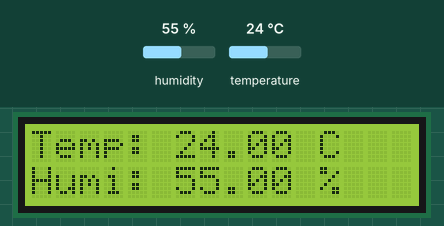
Recording of a sketch running on a simulated Arduino Mega 2560, built with avr-gcc and run on an emulated ATmega2560. On the bench: 16×2 character LCD. The test bench sets the inputs (shaded band); at power-on: humidity 55 %, temperature 24 °C. What the sketch prints to the serial monitor is not drawn.

Above: at 2.7 s.
2.8 s: humidity set to 22 %
At 5.0 s:
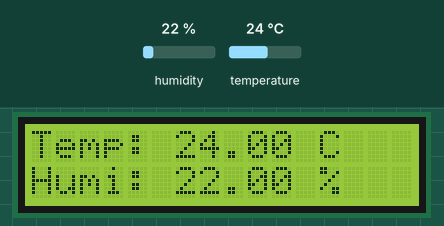
5.8 s: temperature set to 12 °C
At 6.6 s:
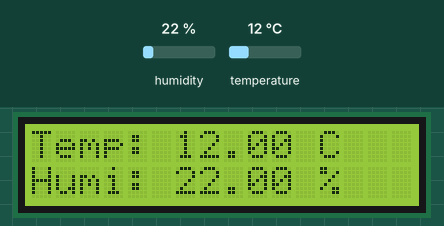
8.8 s: humidity set to 40 %
At 11.1 s:
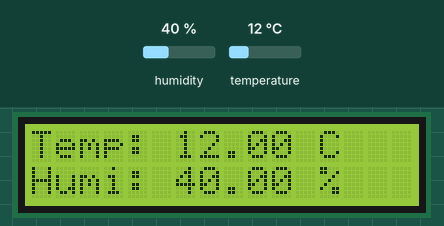
11.9 s: temperature set to 19 °C
At 12.8 s:
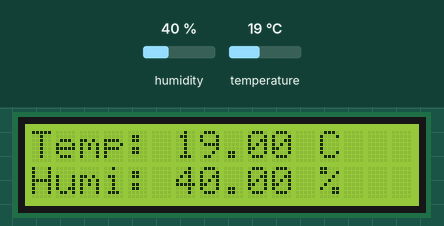
Timing chart, 0 to 14.9 s (numbered marks = the images above; inputs shaded):
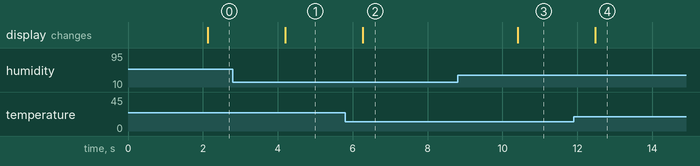

Measured:
- after the input at 2.8 s, the display: changes after 1.4 s (image 1)
- after the input at 5.8 s, the display: changes after 0.47 s (image 2)
- after the input at 8.8 s, the display: changes after 1.6 s (image 3)
- after the input at 11.9 s, the display: changes after 0.58 s (image 4)

The sketch:

DHT11_I2C.ino
```cpp
#include "Arduino.h"
#include "DHT.h"
#include "LiquidCrystal_I2C.h"
#define  DHTPIN 23
#define DHTTYPE DHT11
LiquidCrystal_I2C lcd(0x3F, 16, 2);
DHT dht(DHTPIN, DHTTYPE);
void setup() {
  Serial.begin(9600);
  Serial.println(F("DHTxx test!"));
  dht.begin();
  lcd.init();
  lcd.backlight();

}

void loop() {
  delay(2000);
  float h=dht.readHumidity(); // do am
  float t=dht.readTemperature(); //nhiet do
  float f=dht.readTemperature(true);
  if (isnan(h) || isnan(t) || isnan(f))
  {
      Serial.println(F("Failed to read from DHT sensor!"));
      return;
  }

    // Compute heat index in Fahrenheit (the default)
  float hif = dht.computeHeatIndex(f, h);
    // Compute heat index in Celsius (isFahreheit = false)
  float hic = dht.computeHeatIndex(t, h, false);

  Serial.print(F("Humidity: "));
  Serial.print(h);
  Serial.print(F("%  Temperature: "));
  Serial.print(t);
  Serial.print(F("°C "));
  Serial.print(f);
  Serial.print(F("°F  Heat index: "));
  Serial.print(hic);
  Serial.print(F("°C "));
  Serial.print(hif);
  Serial.println(F("°F"));
  lcd.clear();

  if(isnan(h) || isnan(t) || isnan(f))
  {
    lcd.setCursor(0, 0);
    lcd.print("FAILED");
  }
  else {
  lcd.setCursor(0, 0);
  lcd.print("Temp: ");
  lcd.print(t);
  lcd.print(" C");

  lcd.setCursor(0, 1);
  lcd.print("Humi: ");
  lcd.print(h);
  lcd.print(" %");
  }


}
```
